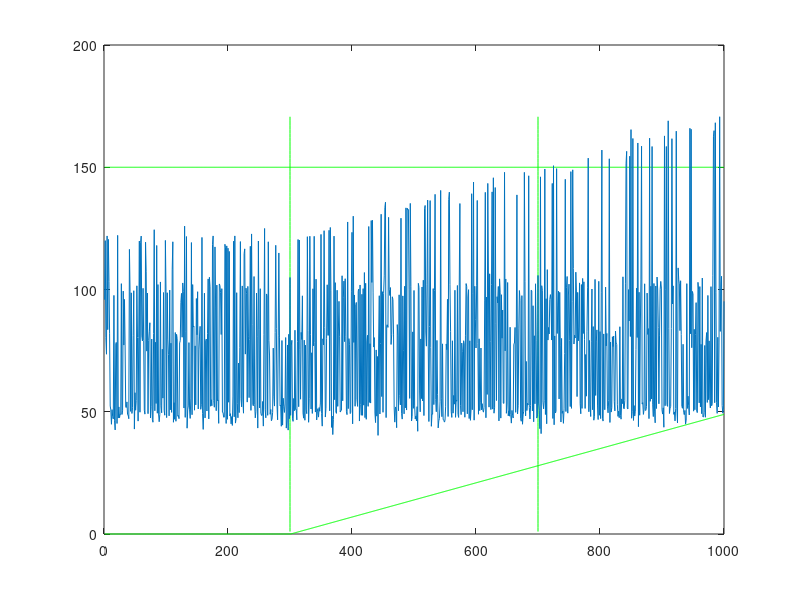

MATLAB code to generate this figure:
% -------------------------------------------------------------------------
% Experimental Data Generator
% Generate Data Set with Random Sampled Execution Time and Ejected Trend.
% -------------------------------------------------------------------------
% Xiaotian Dai
% RTS Group
% University of York
% -------------------------------------------------------------------------
format longG
clc
clf
clear

%% Experiment Configures
% the number of sampling instance
SAMPLING_NUM = 1000;

% trend type
%TREND_TYPE = 'None'
TREND_TYPE = 'Linear';
%TREND_TYPE = 'Quadratic';
%TREND_TYPE = 'Log';

TREND_PATH = 4;

TREND_DELAY = 300;

% noise config
NOISE_MEAN = 0;    % white noise
NOISE_VAR = 10;    % variance

%% Generate Task Execution Times
%               BCET --> Nominal ET -->  WCET
SAMPLE_SET    = [50     80      100     120];
SAMPLE_WEIGHT = [0.5    0.2     0.2     0.1];

%C_i = randsample(SAMPLE_SET, SAMPLING_NUM, true, SAMPLE_WEIGHT);
[C_i ,C_idx] = datasample(SAMPLE_SET, SAMPLING_NUM, ...
                        'Weights', SAMPLE_WEIGHT);

% Add Gaussian Noise
noise_std = randn(1, SAMPLING_NUM); 
noise_std = noise_std / std(noise_std); 
noise_std = noise_std - mean(noise_std);
noise = NOISE_MEAN + sqrt(NOISE_VAR) * noise_std; 

% Eject Trend
t = 0 :SAMPLING_NUM - 1;

switch TREND_TYPE
    case 'Linear'
        trend = t.*0.07;
    case 'Quadratic'
        trend = t.^2*0.0001;
    case 'Log'
        trend = log2(t./200 + 1).* 20; 
    case 'None'
        trend = t.*0;
end

% Add delay
trend = [zeros(TREND_DELAY, 1)' trend(1: SAMPLING_NUM - TREND_DELAY)];

% Produce synthesized data
x = 1:SAMPLING_NUM;

y = C_i + noise;
idx = (C_idx == TREND_PATH);
y(idx) = y(idx) + trend(idx);


% plot indicator lines
x_tmp = ones(1, 100) * SAMPLING_NUM * 0.3;
y_tmp = linspace(1, max(y), 100);
plot(x_tmp, y_tmp, 'g');
hold on;

x_tmp = ones(1, 100) * SAMPLING_NUM * 0.7;
y_tmp = linspace(1, max(y), 100);
plot(x_tmp, y_tmp, 'g');

x_tmp = 1:SAMPLING_NUM;
y_tmp = ones(1, SAMPLING_NUM) * 150;
plot(x_tmp, y_tmp, 'g');

% plot y and the original trend
plot(x, y)

hold on;
plot(x, trend, 'g')

% save to file
%save('../_dataset/data_g2s4', 'SAMPLING_NUM', 'x', 'y', 'trend', 'noise', 'C_i', 'C_idx');
